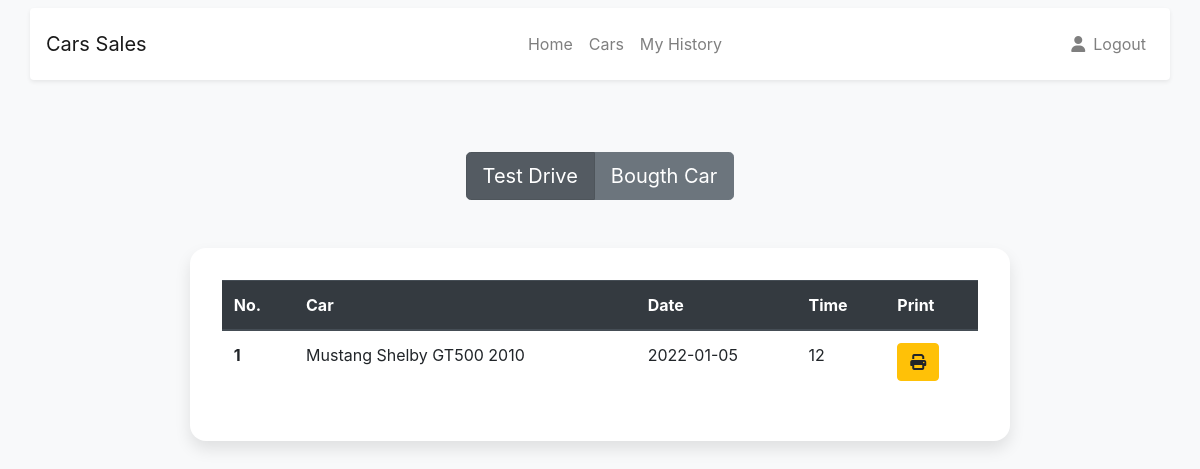
The app's page /myHistory.php (signed in) with its own data.
### tables this page shows
CREATE TABLE `testdrive` (
  `id` int(20) NOT NULL,
  `customer` int(20) NOT NULL,
  `car` int(20) NOT NULL,
  `date` date NOT NULL,
  `time` int(2) NOT NULL
);

CREATE TABLE `car` (
  `id` int(10) NOT NULL,
  `name` varchar(20) NOT NULL,
  `make` varchar(20) NOT NULL,
  `model` varchar(20) NOT NULL,
  `year` int(4) NOT NULL,
  `seat` int(2) NOT NULL,
  `price` int(10) NOT NULL,
  `color` varchar(20) NOT NULL,
  `status` tinyint(1) NOT NULL DEFAULT 1
);

### myHistory.php (the view, shortened to what this page needs)
<?php
extract($_REQUEST);
if(isset($_SESSION["activeuser"])) {
  try {
    require("database/connection.php");
    $id= $_SESSION["activeuser"][0];
    $testSql = "select c.name , c.model, c.year,t.date,t.time,c.id
                from car c,customer,testdrive t
                where c.id = t.car
                and customer.id = t.customer
                and customer.id = '$id'
                order by t.date desc";
    $salesSql="select c.name,c.make,c.model,c.year,s.id,s.date,s.price as total
          from car c,customer u,sales s
          where s.car = c.id
          and s.customer = u.id
          and u.id = '$id'
          order by s.date desc";
    $test = $db->query($testSql);
    $sales = $db->query($salesSql);
  }
  catch(PDOException $e)
    {
    echo "Connection failed: " . $e->getMessage();
    }
}
else{
  header('location:index.php');
  die();
}
?>
<!DOCTYPE html>
<html lang="en">
<head>
    <link rel="stylesheet" href="https://stackpath.bootstrapcdn.com/bootstrap/4.4.1/css/bootstrap.min.css">
    <link rel="stylesheet" href="style.css">
</head>
<body class=" bg-light">
    <nav class="navbar navbar-expand-lg navbar-light bg-light ">
        <div class="container shadow-sm p-3 mb-5 bg-white rounded">
          <a class="navbar-brand" href="index.php">
            Cars Sales
          </a>
          <div class="collapse navbar-collapse" id="navbarCollapse">
            <ul class="navbar-nav mx-auto">
              <li class="nav-item ">
                <a class="nav-link" href="index.php">Home</a>
              </li>
              <li class="nav-item position-static">
                <a class="nav-link" href="CarGrid.php">Cars</a>
              </li>
              <?php if(isset($_SESSION['activeuser'])){ ?>
              <li class="nav-item">
                <a class="nav-link" href="myHistory.php">My History</a>
              </li>
              <?php }?>
            </ul>
            <ul class="navbar-nav flex-row">
            <?php if(!isset($_SESSION["activeuser"])){ ?>
              <li class="nav-item ml-lg-n2 mr-sm-3">
                <a class="nav-link" href="login.php">
                    Login
                </a>
              </li>
              <li class="nav-item ml-lg-n2">
                <a class="nav-link" href="register.php">
                    Register
                </a>
              </li>
              <?php }  else {?>
              <li class="nav-item ml-lg-n4">
                <a class="nav-link" href="profile.php">
                    <i class="fas fa-user"></i>
                </a>
              </li>
              <li class="nav-item ml-lg-n2 ml-3">
                <a class="nav-link" href="database/logout.php">
                    Logout
                </a>
              </li>
              <?php }?>
            </ul>
          </div>
        </div>
    </nav>
<div class="mr-sm-5 ml-sm-5">
    <div class="d-flex justify-content-center mt-3">
    <div class="btn-group btn-group-lg" role="group" aria-label="Basic example">
        <?php if(isset($show) && $show=='s'){ ?>
        <button type="button" class="btn btn-secondary" onclick="window.document.location.href='myHistory.php?show=t'">Test Drive</button>
        <button type="button" class="btn btn-secondary active" onclick="window.document.location.href='myHistory.php?show=s'">Bougth Car</button>
        <?php } else { ?>
        <button type="button" class="btn btn-secondary active" onclick="window.document.location.href='myHistory.php?show=t'">Test Drive</button>
        <button type="button" class="btn btn-secondary" onclick="window.document.location.href='myHistory.php?show=s'">Bougth Car</button>
        <?php }?>
    </div>
    </div>
    <div class="row">
      <div class="col-lg-10 col-xl-9 mx-auto">
        <div class="card card-signin flex-row my-5">
          <div class="card-body">
            <?php if(isset($show) && $show=='s'){ ?>
            <table class="table table-hover">
                <thead class='thead-dark'>
                    <tr>
                    <th scope="col">Receipt No.</th>
                    <th scope="col">Car</th>
                    <th scope="col">Date</th>
                    <th scope="col">price</th>
                    <th scope="col">Print</th>
                    </tr>
                </thead>
                <tbody>
                <?php
                    foreach($sales as $s){
                ?>
                    <tr>
                    <th scope="row"><?php echo $s["id"]?></th>
                    <td><?php echo $s["name"]." ".$s["model"]." ".$s["year"]?></td>
                    <td><?php echo $s['date']?></td>
                    <td><?php echo $s['total']?></td>
                    <td><button class="btn btn-warning" onclick="window.document.location.href='receipt.php?rid=<?php echo $s['id'];?>'"><i class="fas fa-print"></i></button></td>
                    </tr>
                <?php } ?>
                </tbody>
                </table>
                <?php } else { ?>
                <table class="table table-hover">
                <thead class='thead-dark'>
                    <tr>
                    <th scope="col">No.</th>
                    <th scope="col">Car</th>
                    <th scope="col">Date</th>
                    <th scope="col">Time</th>
                    <th scope="col">Print</th>
                    </tr>
                </thead>
                <tbody>
                <?php
                    $count=1;
                    foreach($test as $t){
                ?>
                    <tr>
                    <th scope="row"><?php echo $count?></th>
                    <td><?php echo $t["name"]." ".$t["model"]." ".$t["year"]?></td>
                    <td><?php echo $t['date']?></td>
                    <td><?php echo $t['time']?></td>
                    <td><button  onclick="window.document.location.href='testDrive.php?id=<?php echo $t['id']?>&book=true&date=<?php echo $t['date']?>&time=<?php echo $t['time']?>'" class="btn btn-warning"><i class="fas fa-print"></i></button></td>
                    </tr>
                <?php $count++; } ?>
                </tbody>
                </table>
                <?php }?>
          </div>
        </div>
      </div>
    </div>
  </div>
</body>
</html>

### style.css (style rules this page uses)
:root { --input-padding-x: 1.5rem; --input-padding-y: .75rem; }
.card-signin { border: 0; border-radius: 1rem; box-shadow: 0 0.5rem 1rem 0 rgba(0, 0, 0, 0.1); }
.card-signin .card-body { padding: 2rem; }

### records on screen
testdrive: car.name "Mustang Shelby", car.model "GT500", car.year "2010", date "2022-01-05", time "12"
